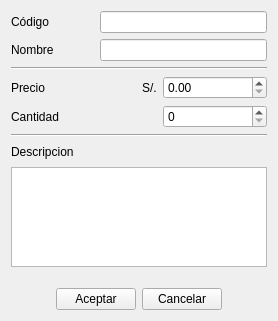
<?xml version="1.0" encoding="UTF-8"?>
<ui version="4.0">
 <class>Form</class>
 <widget class="QWidget" name="Form">
  <property name="geometry">
   <rect>
    <x>0</x>
    <y>0</y>
    <width>278</width>
    <height>321</height>
   </rect>
  </property>
  <property name="windowTitle">
   <string>Form</string>
  </property>
  <layout class="QGridLayout" name="gridLayout_7">
   <item row="0" column="0">
    <layout class="QGridLayout" name="gridLayout_6">
     <item row="0" column="0">
      <layout class="QGridLayout" name="gridLayout">
       <item row="0" column="0">
        <widget class="QLabel" name="label">
         <property name="text">
          <string>Código</string>
         </property>
        </widget>
       </item>
       <item row="1" column="0">
        <widget class="QLabel" name="label_2">
         <property name="text">
          <string>Nombre</string>
         </property>
        </widget>
       </item>
       <item row="1" column="2">
        <widget class="QLineEdit" name="lineEdit_2"/>
       </item>
       <item row="0" column="2">
        <widget class="QLineEdit" name="lineEdit"/>
       </item>
       <item row="1" column="1">
        <spacer name="horizontalSpacer_3">
         <property name="orientation">
          <enum>Qt::Horizontal</enum>
         </property>
         <property name="sizeType">
          <enum>QSizePolicy::Fixed</enum>
         </property>
         <property name="sizeHint" stdset="0">
          <size>
           <width>40</width>
           <height>20</height>
          </size>
         </property>
        </spacer>
       </item>
      </layout>
     </item>
     <item row="1" column="0">
      <widget class="Line" name="line">
       <property name="orientation">
        <enum>Qt::Horizontal</enum>
       </property>
      </widget>
     </item>
     <item row="2" column="0">
      <layout class="QGridLayout" name="gridLayout_3">
       <item row="0" column="0">
        <widget class="QLabel" name="label_3">
         <property name="text">
          <string>Precio</string>
         </property>
        </widget>
       </item>
       <item row="0" column="1" rowspan="2">
        <layout class="QGridLayout" name="gridLayout_2">
         <item row="0" column="0">
          <widget class="QLabel" name="label_6">
           <property name="sizePolicy">
            <sizepolicy hsizetype="Fixed" vsizetype="Preferred">
             <horstretch>0</horstretch>
             <verstretch>0</verstretch>
            </sizepolicy>
           </property>
           <property name="text">
            <string>S/.</string>
           </property>
          </widget>
         </item>
         <item row="1" column="2">
          <widget class="QSpinBox" name="spinBox"/>
         </item>
         <item row="0" column="2">
          <widget class="QDoubleSpinBox" name="doubleSpinBox"/>
         </item>
        </layout>
       </item>
       <item row="1" column="0">
        <widget class="QLabel" name="label_4">
         <property name="text">
          <string>Cantidad</string>
         </property>
        </widget>
       </item>
      </layout>
     </item>
     <item row="3" column="0">
      <widget class="Line" name="line_2">
       <property name="orientation">
        <enum>Qt::Horizontal</enum>
       </property>
      </widget>
     </item>
     <item row="4" column="0">
      <layout class="QGridLayout" name="gridLayout_5">
       <item row="0" column="0">
        <widget class="QLabel" name="label_5">
         <property name="text">
          <string>Descripcion</string>
         </property>
        </widget>
       </item>
       <item row="1" column="0">
        <widget class="QTextEdit" name="textEdit">
         <property name="sizePolicy">
          <sizepolicy hsizetype="Expanding" vsizetype="Preferred">
           <horstretch>0</horstretch>
           <verstretch>100</verstretch>
          </sizepolicy>
         </property>
         <property name="minimumSize">
          <size>
           <width>0</width>
           <height>100</height>
          </size>
         </property>
         <property name="maximumSize">
          <size>
           <width>16777215</width>
           <height>100</height>
          </size>
         </property>
        </widget>
       </item>
      </layout>
     </item>
     <item row="5" column="0">
      <spacer name="verticalSpacer">
       <property name="orientation">
        <enum>Qt::Vertical</enum>
       </property>
       <property name="sizeType">
        <enum>QSizePolicy::Fixed</enum>
       </property>
       <property name="sizeHint" stdset="0">
        <size>
         <width>20</width>
         <height>15</height>
        </size>
       </property>
      </spacer>
     </item>
     <item row="6" column="0">
      <layout class="QGridLayout" name="gridLayout_4">
       <item row="0" column="0">
        <spacer name="horizontalSpacer">
         <property name="orientation">
          <enum>Qt::Horizontal</enum>
         </property>
         <property name="sizeHint" stdset="0">
          <size>
           <width>40</width>
           <height>20</height>
          </size>
         </property>
        </spacer>
       </item>
       <item row="0" column="1">
        <widget class="QPushButton" name="pushButton_Aceptar">
         <property name="text">
          <string>Aceptar</string>
         </property>
         <property name="shortcut">
          <string>Return</string>
         </property>
        </widget>
       </item>
       <item row="0" column="3">
        <spacer name="horizontalSpacer_2">
         <property name="orientation">
          <enum>Qt::Horizontal</enum>
         </property>
         <property name="sizeHint" stdset="0">
          <size>
           <width>40</width>
           <height>20</height>
          </size>
         </property>
        </spacer>
       </item>
       <item row="0" column="2">
        <widget class="QPushButton" name="pushButton_Cancelar">
         <property name="text">
          <string>Cancelar</string>
         </property>
         <property name="shortcut">
          <string>Esc</string>
         </property>
        </widget>
       </item>
      </layout>
     </item>
    </layout>
   </item>
  </layout>
 </widget>
 <resources/>
 <connections/>
</ui>
